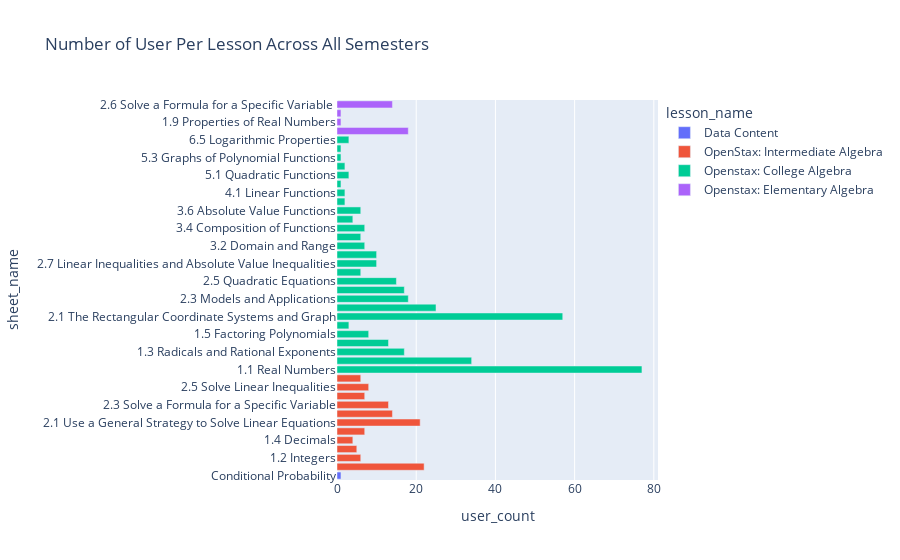

Write notebook code for a chart like this one.
### Markdown cell above
# Number of Students Using Each Lesson

### Code cell
def user_per_lesson(df):
    df = df.copy()
    df = merge_lesson_skill(df)
    count_df = df.groupby(["lesson_name", "sheet_name"])["oats_user_id"].nunique()\
                .to_frame().reset_index()\
                .rename(columns={"oats_user_id": "user_count"})
    return count_df

# Across all semesters
total_users = user_per_lesson(df_cleared)
fig = px.bar(total_users, x='user_count', y='sheet_name', color="lesson_name", 
             title="Number of User Per Lesson Across All Semesters")
fig.show();

### Figure 1 — Plotly figure (JSON) as saved in the notebook; plotly's stock layout.template omitted (floating-point values rounded to 4 significant figures)
{"data": [{"alignmentgroup": "True", "hovertemplate": "lesson_name=Data Content<br>user_count=%{x}<br>sheet_name=%{y}<extra></extra>", "legendgroup": "Data Content", "marker": {"color": "#636efa", "pattern": {"shape": ""}}, "name": "Data Content", "offsetgroup": "Data Content", "orientation": "h", "showlegend": true, "textposition": "auto", "type": "bar", "x": [1], "xaxis": "x", "y": ["Conditional Probability"], "yaxis": "y"}, {"alignmentgroup": "True", "hovertemplate": "lesson_name=OpenStax: Intermediate Algebra<br>user_count=%{x}<br>sheet_name=%{y}<extra></extra>", "legendgroup": "OpenStax: Intermediate Algebra", "marker": {"color": "#EF553B", "pattern": {"shape": ""}}, "name": "OpenStax: Intermediate Algebra", "offsetgroup": "OpenStax: Intermediate Algebra", "orientation": "h", "showlegend": true, "textposition": "auto", "type": "bar", "x": [22, 6, 5, 4, 7, 21, 14, 13, 7, 8, 6], "xaxis": "x", "y": ["1.1 Use the Language of Algebra", "1.2 Integers", "1.3 Fractions", "1.4 Decimals", "1.5 Properties of Real Numbers", "2.1 Use a General Strategy to Solve Linear Equations", "2.2 Use a Problem Solving Strategy", "2.3 Solve a Formula for a Specific Variable", "2.4 Solve Mixture and Uniform Motion Applications", "2.5 Solve Linear Inequalities", "2.6 Solve Compound Inequalities"], "yaxis": "y"}, {"alignmentgroup": "True", "hovertemplate": "lesson_name=Openstax: College Algebra<br>user_count=%{x}<br>sheet_name=%{y}<extra></extra>", "legendgroup": "Openstax: College Algebra", "marker": {"color": "#00cc96", "pattern": {"shape": ""}}, "name": "Openstax: College Algebra", "offsetgroup": "Openstax: College Algebra", "orientation": "h", "showlegend": true, "textposition": "auto", "type": "bar", "x": [77, 34, 17, 13, 8, 3, 57, 25, 18, 17, 15, 6, 10, 10, 7, 6, 7, 4, 6, 2, 2, 1, 3, 2, 1, 1, 3], "xaxis": "x", "y": ["1.1 Real Numbers", "1.2 Exponents and Scientific Notation", "1.3 Radicals and Rational Exponents", "1.4 Polynomials", "1.5 Factoring Polynomials", "1.6 Rational Expressions", "2.1 The Rectangular Coordinate Systems and Graph", "2.2 Linear Equations in One Variable", "2.3 Models and Applications", "2.4 Complex Numbers", "2.5 Quadratic Equations", "2.6 Other Types of Equations", "2.7 Linear Inequalities and Absolute Value Inequalities", "3.1 Functions and Function Notation", "3.2 Domain and Range", "3.3 Rates of Change and Behavior of Graphs", "3.4 Composition of Functions", "3.5 Transformation of Functions", "3.6 Absolute Value Functions", "3.7 Inverse Functions", "4.1 Linear Functions", "4.2 Modeling with Linear Functions", "5.1 Quadratic Functions", "5.2 Power Functions and Polynomial Functions", "5.3 Graphs of Polynomial Functions", "5.7 Inverses and Radical Functions", "6.5 Logarithmic Properties"], "yaxis": "y"}, {"alignmentgroup": "True", "hovertemplate": "lesson_name=Openstax: Elementary Algebra<br>user_count=%{x}<br>sheet_name=%{y}<extra></extra>", "legendgroup": "Openstax: Elementary Algebra", "marker": {"color": "#ab63fa", "pattern": {"shape": ""}}, "name": "Openstax: Elementary Algebra", "offsetgroup": "Openstax: Elementary Algebra", "orientation": "h", "showlegend": true, "textposition": "auto", "type": "bar", "x": [18, 1, 1, 14], "xaxis": "x", "y": ["1.2 Use the Language of Algebra", "1.9 Properties of Real Numbers", "10.5 Graphing Quadratic Equations in Two Variables", "2.6 Solve a Formula for a Specific Variable "], "yaxis": "y"}], "layout": {"barmode": "relative", "legend": {"title": {"text": "lesson_name"}, "tracegroupgap": 0}, "title": {"text": "Number of User Per Lesson Across All Semesters"}, "xaxis": {"anchor": "y", "domain": [0, 1], "title": {"text": "user_count"}}, "yaxis": {"anchor": "x", "domain": [0, 1], "title": {"text": "sheet_name"}}}}
